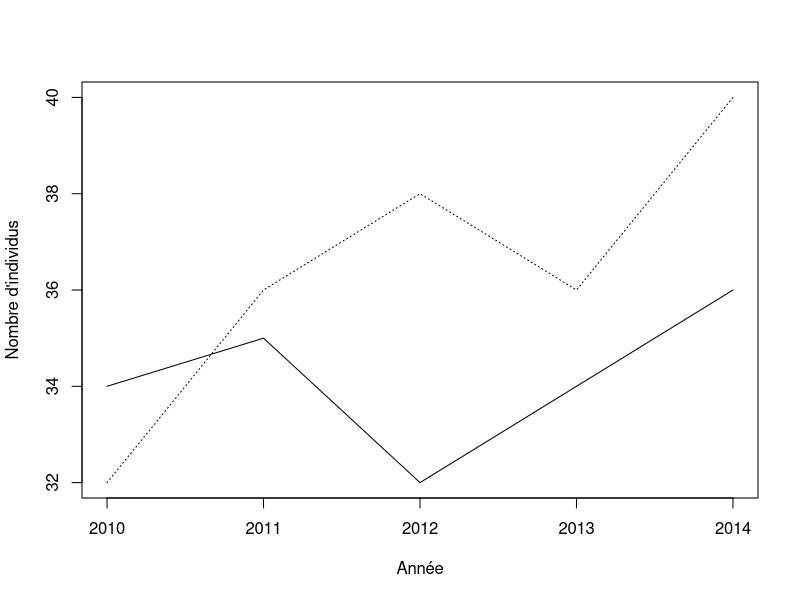
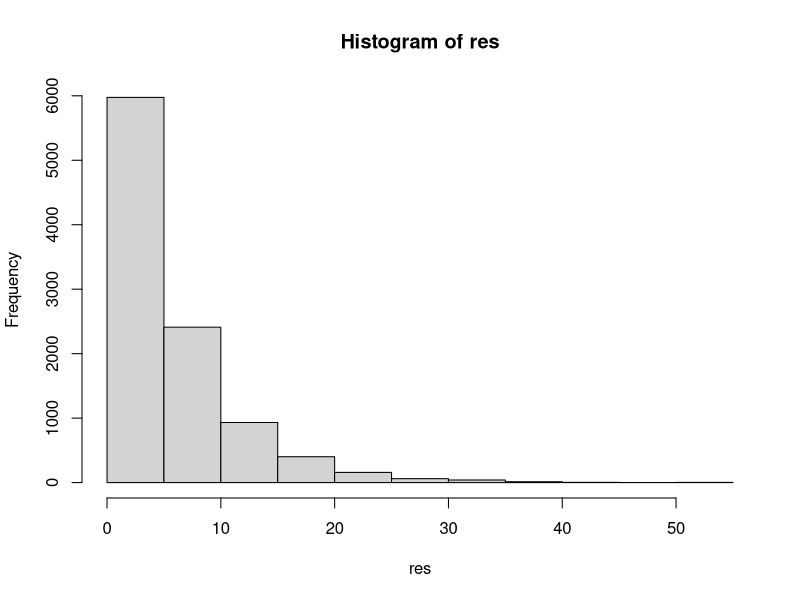
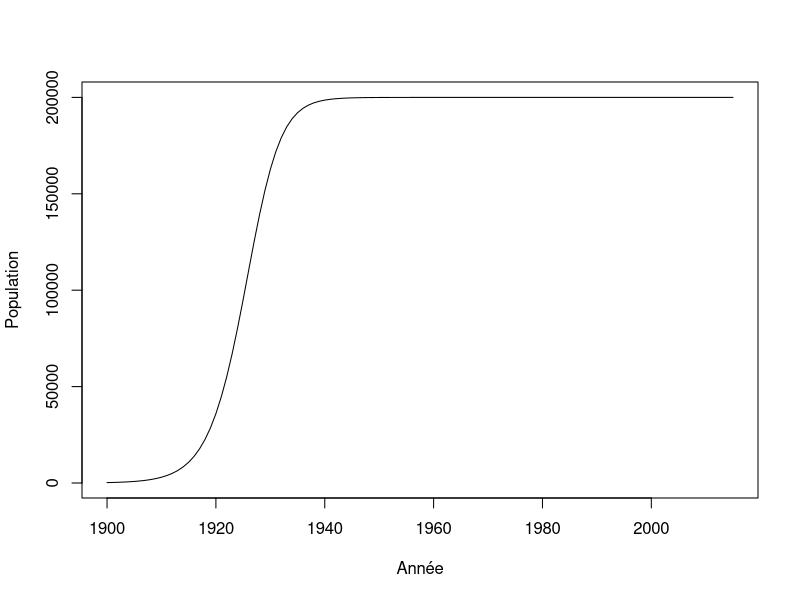
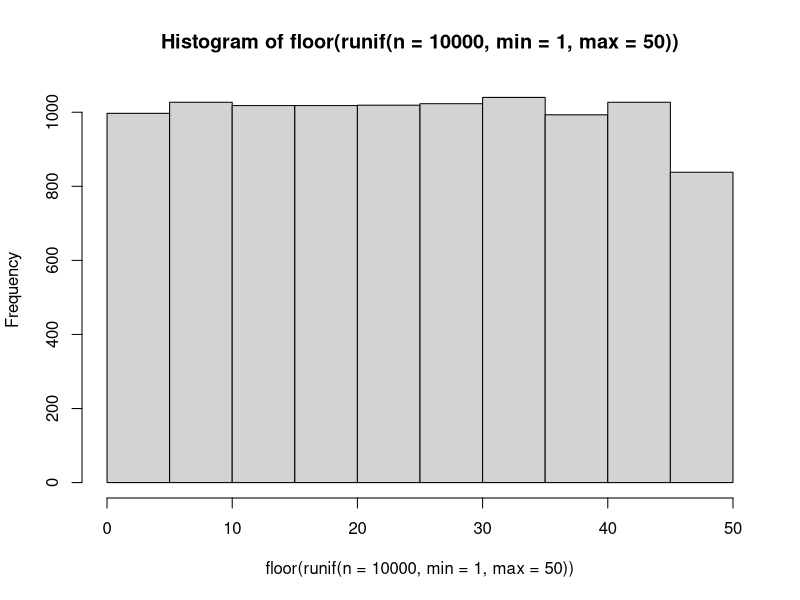
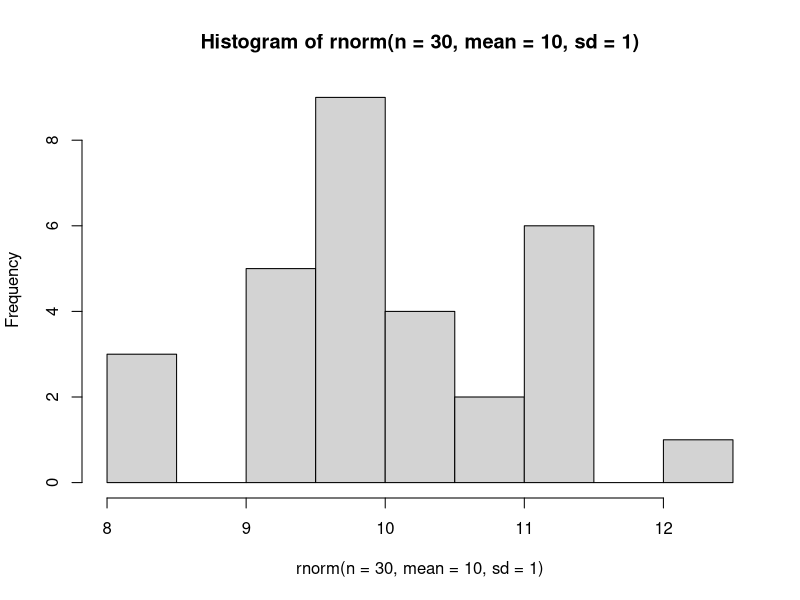
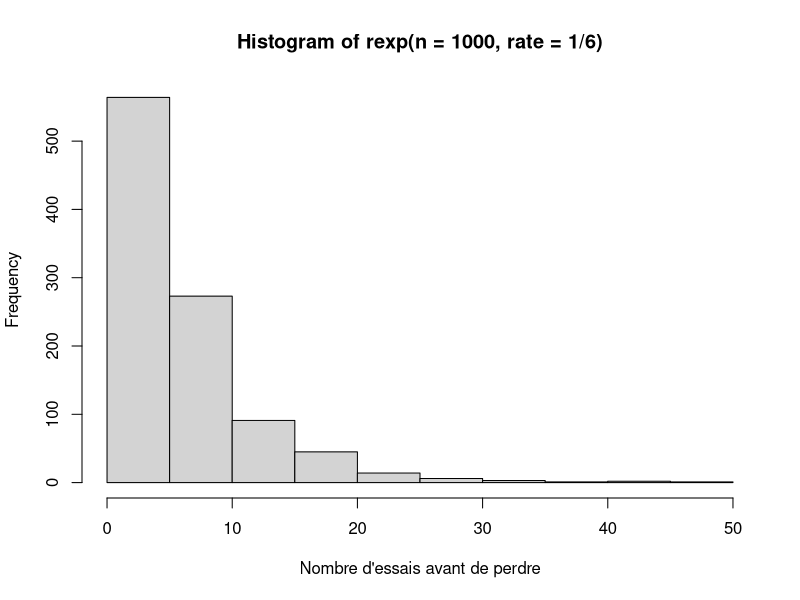
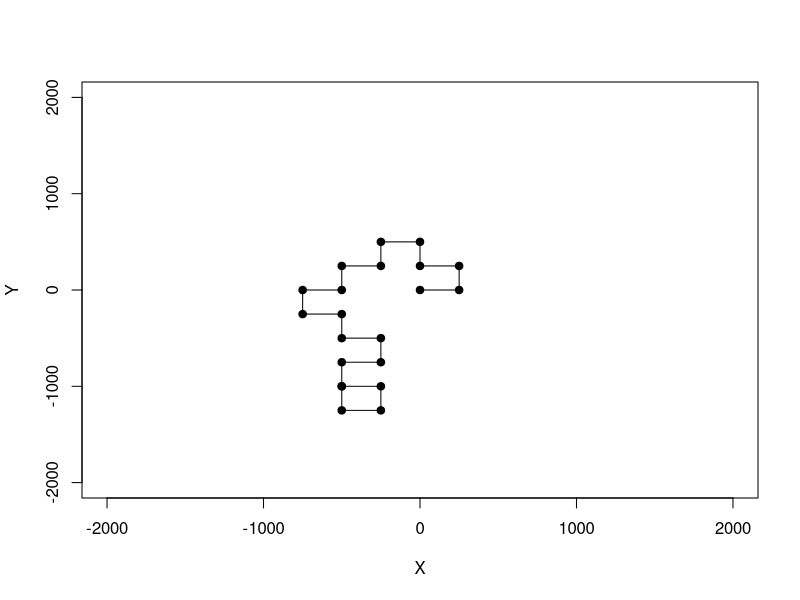
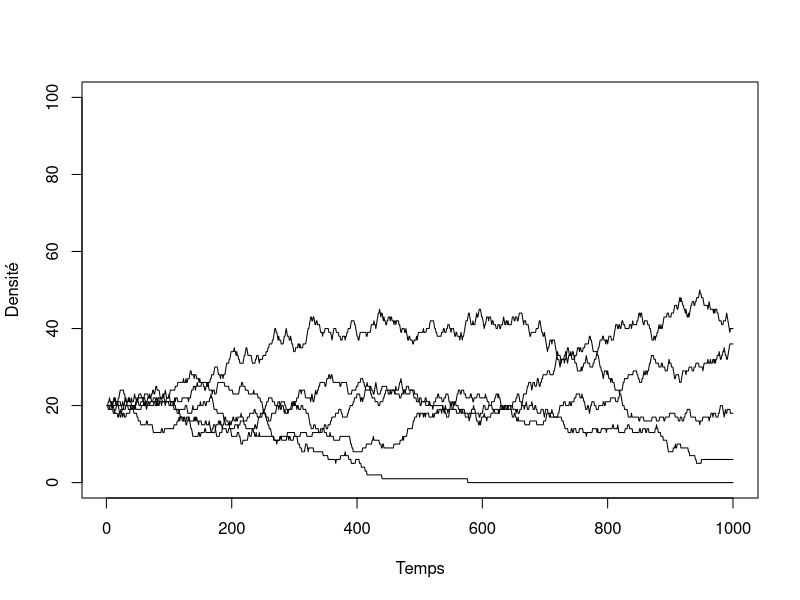

Write the R code that produced these figures, in order.
## ---- chunk 1
donnees <- matrix(nr = 5, nc = 2)
donnees[,1] <- c(34,35,32,34,36)
donnees[,2] <- c(32,36,38,36,40)
an <- c(2010:2014)
head(donnees)
## ---- chunk 2
plot(an,donnees[,1],type = "l", xlab = "Année",ylab = "Nombre d'individus", ylim=c(32,40),cex=2)
lines(an,donnees[,2], lty = 3)
## ---- chunk 3
lambda <- matrix(nrow = 4, ncol = 2)
lambda[1,1] <- (donnees[2,1] - donnees[1,1]) / donnees[1,1]
## ---- chunk 4
lambda[2,1] <- (donnees[3,1] - donnees[2,1]) / donnees[2,1]
## ---- chunk 5
depart <- 1
fin <- 5
for(etape in depart:fin) {
    print(etape)
}
## ---- chunk 6
for(etape in c("Bonjour", "programmeurs", "en R")) {
    print(etape)
}
## ---- chunk 7
for(etape in 1:5) {
    print(etape*2)
}
## ---- chunk 8
for(C in -50:100) {
    cat("Pour C = ",C," on obtient F = ",1.8*C + 32, '\n')
}
## ---- chunk 9
test = runif(5, 0,1)
for(etape in 1:5) {
    print(test[etape])
}
## ---- chunk 10
for(etape in 1:8) {
    cat("À l'étape", etape, ", la boucle est complétée à", etape/8*100, "%.", '\n')
}
## ---- chunk 11
n = 1
for(etape in -2:5) {
    cat("etape = ",etape, " n = ",n, '\n')
    n <- n + 1
}
## ---- chunk 12
n <- 1
for(etape in 1:10) n <- n*etape
n
## ---- chunk 13
piece <- c("pile","face")
combinaison = "face-face"
while(combinaison != "pile-pile") {
    essai1 <- sample(piece, 1)
    essai2 <- sample(piece, 1)
    combinaison <- paste(essai1, "-" , essai2, sep = "")
    print(combinaison)
}
## ---- chunk 14
de <- c(1:6)
n_test <- 10000
res <- numeric(n_test)
for(i in 1:n_test) {
	n <- 0
	face <- 0
	while(face != 6) {
		face <- sample(de,1)
		n <- n + 1
	}
	res[i] <- n
}
mean(res)
## ---- chunk 15
hist(res)
## ---- chunk 16
r <- 0.3
N <- 220
K <- 200000
step <- 1
while(N < K/2) {
    N <- N + r * N * (1 - N/K)
    step <- step + 1
}
step
## ---- chunk 17
r <- 0.3
K <- 200000
n_steps <- 115
N <- numeric(n_steps+1)
N[1] <- 220

for(i in 2:(n_steps+1)) {
    N[i] <- N[i-1] + r * N[i-1] * (1 - N[i-1]/K)
}
## ---- chunk 18
plot(c(1900:2015), N, type = "l", xlab = "Année", ylab = "Population")
## ---- chunk 19
X <- runif(n = 10)
res <- numeric(10)
for(i in 1:10) {
    if(X[i] < 0.3) {
        res[i] <- "plus petit"
    }
    else {
        res[i] <- "plus grand"
    }
}
cbind(X,res)
## ---- chunk 20
res2 <- numeric(10)
for(i in 1:10) {
    if(X[i] > 0.2 & X[i] < 0.6) {
        res2[i] <- "oui"
    }
    else {
        res2[i] <- "non"
    }
}
cbind(X,res2)
## ---- chunk 21
res2 <- numeric(10)
res2[X > 0.2 & X < 0.6] <- "oui"
res2[X < 0.2 | X > 0.6] <- "non"
cbind(X,res2)
## ---- chunk 22
tri <- function(x){
	# Calcul de la dimension du vecteur
	taille = length(x)
	ordre = "NON"
	# Boucle qui tourne jusqu'à ce que tout soit en ordre
	while(ordre == "NON") {
		ordre = "OUI"
		# Boucle qui passe tous les éléments en paires
		for(i in 1:(taille-1)) {
			if(x[i+1] < x[i]) {
				# Inversion des deux lettres
				x[c(i,i+1)] = x[c(i+1,i)]
				# Comme un changement a été fait, l'ordre
				# n'est pas encore garanti
				ordre = "NON"
			}
		}
	}
	return(x)
}
tri(c("E", "Z", "F", "C", "D"))

## ---- chunk 23
valeurs = c("2", "3", "4", "5", "6", "7", "8", "9", "10", "valet", "reine", "roi", "as")
couleurs = rep(c("pique", "trèfle", "carreau", "coeur"),each = 13)
cartes = paste(valeurs,"-",couleurs)
tirage = function(n, cartes) {
    sample(x = cartes, size = n, replace = FALSE)
}
tirage(3, cartes)
## ---- chunk 24
hist(floor(runif(n = 10000, min = 1, max = 50)))
## ---- chunk 25
hist(rnorm(n = 30, mean = 10, sd = 1))
## ---- chunk 26
rbinom(n = 10, size = 1, prob = 0.5)
## ---- chunk 27
rmultinom(n = 3, size = 1, prob = rep(1/6, 6))
## ---- chunk 28
hist(rexp(n = 1000, rate = 1/6),
xlab = "Nombre d'essais avant de perdre")
## ---- chunk 29
set.seed(1)
p <- 0.55
alea <- runif(n = 1, min = 0, max = 1)
if(alea < p) res = "pile" else res = "face"
res
## ---- chunk 30

X <- runif(n = 1000, min = 0, max = 1)
p = 0.2
res <- numeric(length = 1000)
res[X<p] <- 1
sum(res)

1000*p
## ---- chunk 31
nsteps = 20
xy = matrix(0,nrow = 21, ncol = 2)
xy[1,] = c(0,0)
direction = 0
set.seed(2)
for(step in 2:(nsteps+1)) {
    # Ḑe quel côté tourner ?
    if(runif(1,0,1) < 0.5) {
      # Tourne à droite
      direction = direction + pi/2 
    }
    else {
      # Tourne à gauche  
      direction = direction - pi/2
    }
    # Calcul des nouvelles coordonnées
    xy[step,1] = xy[step-1,1] + sin(direction)*250 
    xy[step,2] = xy[step-1,2] + cos(direction)*250 
}
## ---- chunk 32
plot(xy[,1],xy[,2], type = "l", xlim = c(-2000,2000),ylim = c(-2000,2000),
    xlab = "X", ylab = "Y")
points(xy[,1],xy[,2],pch = 19)
## ---- chunk 33
etats <- c("A", "B", "C", "D", "E")
p = c(0.1, 0.5, 0.2, 0.05, 0.15)
sum(p)

# On utilise cumsum pour calculer la probabilité cumulative
cump <- cumsum(p)
cump
## ---- chunk 34
alea <- runif(1,0,1)
alea
n_etats <- 5; i = 1; plus_petit = FALSE
while(plus_petit == FALSE) {
    if(alea < cump[i]) {
        decision = etats[i]
        plus_petit = TRUE
    }
    else {
        i = i + 1
    }
}
decision
## ---- chunk 35
tirage <- function(p) {
    etats <- c("A", "B", "C", "D", "E")
    res <- rmultinom(n=1,size=1,prob=p)
    etats[which(res==1)]
}
tirage(p)
## ---- chunk 36
nsteps <- 1000
S <- 5
K <- 100
N <- matrix(nr = nsteps, nc = S)

# Une fonction utile pour faire des tirages
# Elle retourne la position de l'espèce pigée au hasard
tirage  <- function(p) {
    res <- rmultinom(n=1,size=1,prob=p)
    return(which(res==1))
}
## ---- chunk 37
# On démarre la simulation avec 20 individus par espèce
N[1,] =rep(K/S, S)

# La boucle principale
for(step in 2:nsteps) {

    # Calcul de l'abondance relative
    p = N[step-1,] / K

    # On tire l'identité de l'espèce qui meurt
    ID_mort = tirage(p)

    # On applique le changement
    N[step,] = N[step-1,]
    N[step,ID_mort] = N[step,ID_mort] - 1

    # On tire l'identité de la recrue
    ID_recrue = tirage(p)
    N[step,ID_recrue] = N[step,ID_recrue] + 1
}
## ---- chunk 38
# Illustration des résultats
plot(c(1:nsteps), N[,1], type = "l", ylim = c(0,K),
    xlab = "Temps", ylab = "Densité")
for(i in 2:S) lines(c(1:nsteps), N[,i])
## ---- chunk 39
x = runif(1000)
system.time(sort(x))
system.time(tri(x))

## ---- chunk 40
n = 2*10^seq(1,3,0.1)
res = numeric(length(n))
for(i in 1:length(res)) {
	x = runif(n[i])
	res[i] = system.time(tri(x))[3]
}
plot(n,res, type = "l", xlab = "Taille", ylab = "Temps")
## ---- chunk 41
f1 <- function(x) {
	taille <- length(x)
	x2 <- numeric(taille)
	for(i in 1:taille) if(x[i] < 0.5) x2[i] <- 1
}
f2 <- function(x) {
	x2 <- x*0
	x2[x<0.5] <- 1
}
## ---- chunk 42
x = runif(1000000)
system.time(f1(x))
system.time(f2(x))
## ---- chunk 43
f1 <- function(x) {
	res <- numeric(ncol(x))
	for(j in 1:ncol(x)) {
		for(i in 1:nrow(x)){
			res[x] = res[j] + x[i,j]
		}
	}
}
X = matrix(runif(100*100),nr=100,nc=100)
## ---- chunk 44
system.time(rowSums(X))
system.time(apply(X,2,sum))
system.time(f1(X))
## ---- chunk 45

quadrats <- read.table(file = "./donnees/quadrats.txt", header=TRUE, sep = ";")
head(quadrats)

